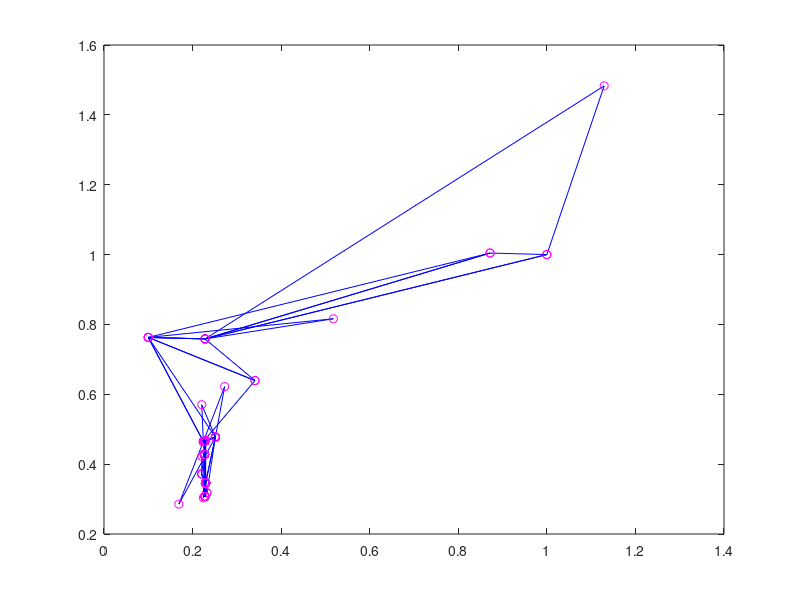

MATLAB code for this plot:
function Simplex

% Daugiklis 1/8 ignoruojamas, kadangi neturi itakos rezultatui
f=@(X) (X(1).^2).*X(2) + X(1).*(X(2).^2) - X(1).*X(2);

% pradiniai artinai
X_0=[0,0];
X_1=[1,1];
X_m=[4/10, 7/10];
X_n=[1/2,1/2];

% pasirenkamas pradinis artinys
X0 = X_1;

%Funkcijos grafiko y=f(x1,x2) braizymas
%subplot(1,2,1)
%[X(1),X(2)] = meshgrid(0:0.01:1, 0:0.01:1);
%y = f(X);
%surf(X(1),X(2), y);
%title(['Funkcijos y=f(X) grafikas'])
%%%% plot()

% pasirenkami parametrai
gamma=2;
beta=0.5;
eta=-0.5;
teta=1;

epsilon=10^(-4); %tikslumas

k=1; %iteraciju skaitliukas
kmax=100; % maksimalus iteraciju skaicius
imax=100; % maksimalus funkcijos kvietimu skaicius

%Pradinio simplekso sudarymas
alpha=1/2;
n=2;
delta1=alpha*(sqrt(n+1)+n-1)/(n*sqrt(2));
delta2=alpha*(sqrt(n+1)-1)/(n*sqrt(2));

X1=[X0(1)+delta2,X0(2)+delta1];
X2=[X0(1)+delta1,X0(2)+delta2];

y0=f(X0);
y1=f(X1);
y2=f(X2);

y=[y0,y1,y2];
X=[X0;X1;X2];

% /////32/////


% //////36/////
% Pradinio simplekso braizymas:
deltax=[X0(1),X0(1),X1(1);X1(1),X2(1),X2(1)];
deltay=[X0(2),X0(2),X1(2);X1(2),X2(2),X2(2)];
plot(deltax,deltay,'b')
plot(X(:,1),X(:,2),'mo');
grid on

k=1; % iteraciju skaitliukas
i=3; % funkcijos kvietimu skaiciaus skaitliukas

norma=Inf;
format short

% Metodo realizavimas

disp(['   x1   x2    f(x1,x2)    k    (f kv. sk.)']);
disp('-----------------------------------------------');

pabaigti=false;
  while ~pabaigti
    % Randami Xh, Xg, Xl ir funkcijos reiksmes siuose taskuose yh, yg, yl
    [~, nr]=sort(y); % y0, y1, y2 reiksmes isdestomos didejimo tvarka; nr rodys ju numerius ma....

    % TODO rm comment
    % [B,I] = sort(___) also returns a collection of index vectors for any of the previous syntaxes. 
    % I is the same size as A and describes the arrangement of the elements of A into B along the sorted
    % dimension. For example, if A is a vector, then B = A(I).
    
    yl=y(nr(1)); % maziausia y reiksme
    Xl=X(nr(1),:);

    yh=y(nr(n+1)); % didziausia y reiksme  
    Xh=X(nr(n+1)); 

    yg=y(nr(n)); % antra pagal dydi y reiksme
    Xg=X(nr(n),:);

    % Viduriu tasko Xc ir naujo artinio Xnew apskaiciavimas
    Xc=(Xg+Xl)/2;
    Xnew=Xh+(1+teta)*(Xc-Xh);
    ynew=f(Xnew);
    i=i+1;

    % Jei bent viena neigiama koordinate, keiciame krypti
    if Xnew(1)<=0 || Xnew(2)<=0
        disp('Neigiama artinio koordinate! Keiciame krypti.');
        teta=-1/2;
        Xnew=Xh+(1+teta)*(Xc-Xh);
        ynew=f(Xnew);
        i=i+1;
    end

    % Naujo simplekso sudarymas

    if (yl<ynew) && (ynew<yg)
        teta=1;
    elseif ynew<yl
      teta=gamma;
      Z=Xh+(1+teta)*(Xc-Xh);
      yz=f(Z);
      i=i+1;
      if yz<ynew
          ynew=yz;
          Xnew=Z;
      end
    elseif ynew>yh
      teta=eta;
      Z=Xh+(1+teta)*(Xc-Xh);
      Xnew=Z;
      ynew=f(Z);
      i=i+1;
    elseif (yg<ynew) && (ynew<yh)
      teta=beta;
      Z=Xh+(1+teta)*(Xc-Xh);
      Xnew=Z;
      ynew=f(Z);
      i=i+1;
    end

    if Xnew(1)<=0 || Xnew(2)<=0
      disp('Neigiama artimio koordinate! Keiciame krypti.');
      teta=-1/2;
      Xnew=Xh+(1+teta)*(Xc-Xh);
      ynew=f(Xnew);
      i=i+1;
    end

    fprintf('%f    %f   %f %d   %d', Xnew, ynew, k, i);

    count=0;

    if max([norm(Xl-Xg),norm(Xl-Xh),norm(Xg-Xh)])<epsilon
        disp(['Simpleksas tapo mazas (krastiniu ilgiai mazesni uz epsilon=', num2str(epsilon)]);
        % disp(['Simpleksas tapo mazas (krastiniu ilgiai mazesni uz epsilon=', num2str(epsilon),....
        count=count+1;
    end
    
    if abs(yh-yl)<epsilon
        disp(['Funkcijos reiksmes simplekso virsunese panasios (tikslumu epsilon=', num2str(epsilon)]);
        %disp(['Funkcijos reiksmes simplekso virsunese panasios (tikslumu epsilon=', num2str(ep...
        count=count+1;
    end

    if i>=imax
        count=count+1;
          if count==3
            disp(' ');
            disp('Patenkinamos sustojimo salygos. Skaiciavimai baigiami, new:');
            disp(['1) simpleksas tapo mazas (krastiniu ilgiai mazesni uz epsilon=', num2str(epsilon)']);
            % disp(['1) simpleksas tapo mazas (krastiniu ilgiai mazesni uz epsilon=', num2...
            disp(['2) funkcijos reiksmes simplekso virsunes panasios (tikslumu epsilon=', num2str(epsilon)']);
            % disp(['2) funkcijos reiksmes simplekso virsunes panasios (tikslumu epsilon='...
            disp(['3) pasiektas maksimalus funkciju kvietimu skaicius', num2str(imax)']);
            % disp(['3) pasiektas maksimalus funkciju kvietimu skaicius', num2str(imax)...
            pabaigti=true;
          end
    end
    %if k==kmax  <---???
    
    if k==kmax
      format short;
      disp(['Pasiektas maksimalus iteraciju skaicius k=', num2str(kmax)]);
      break
    end     
      
    k=k+1;
    y=[yl,yg,ynew];
    X=[Xl;Xg;Xnew];
   
    % Simplekso braizymas:
    deltax=[Xl(1),Xl(1),Xg(1);Xg(1),Xnew(1),Xnew(1)];
    deltay=[Xl(2),Xl(2),Xg(2);Xg(2),Xnew(2),Xnew(2)];
    plot(deltax,deltay,'b')
    hold on
    plot(X(:,1),X(:,2),'mo');
    hold on
  end  
